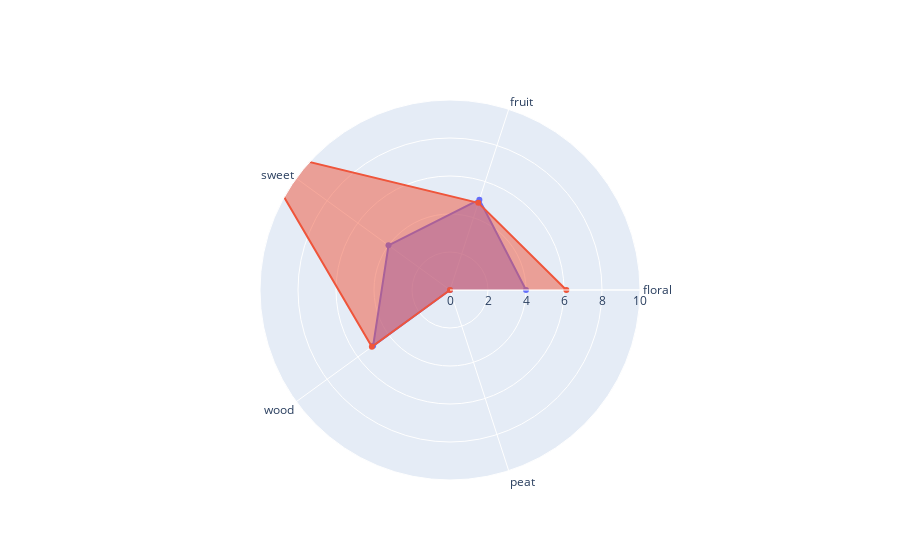

This figure's notebook cell:
### Code cell
compare_visual("000636", n)

### Figure 1 — Plotly figure (JSON) as saved in the notebook; plotly's stock layout.template omitted (floating-point values rounded to 4 significant figures)
{"data": [{"fill": "toself", "name": "panelist", "r": [4, 5, 4, 5, 0], "theta": ["floral", "fruit", "sweet", "wood", "peat"], "type": "scatterpolar"}, {"fill": "toself", "name": "MS_prediction", "r": [6.123, 4.823, 12.63, 5.082, 0], "theta": ["floral", "fruit", "sweet", "wood", "peat"], "type": "scatterpolar"}], "layout": {"polar": {"radialaxis": {"range": [0, 10], "visible": true}}, "showlegend": false}}
